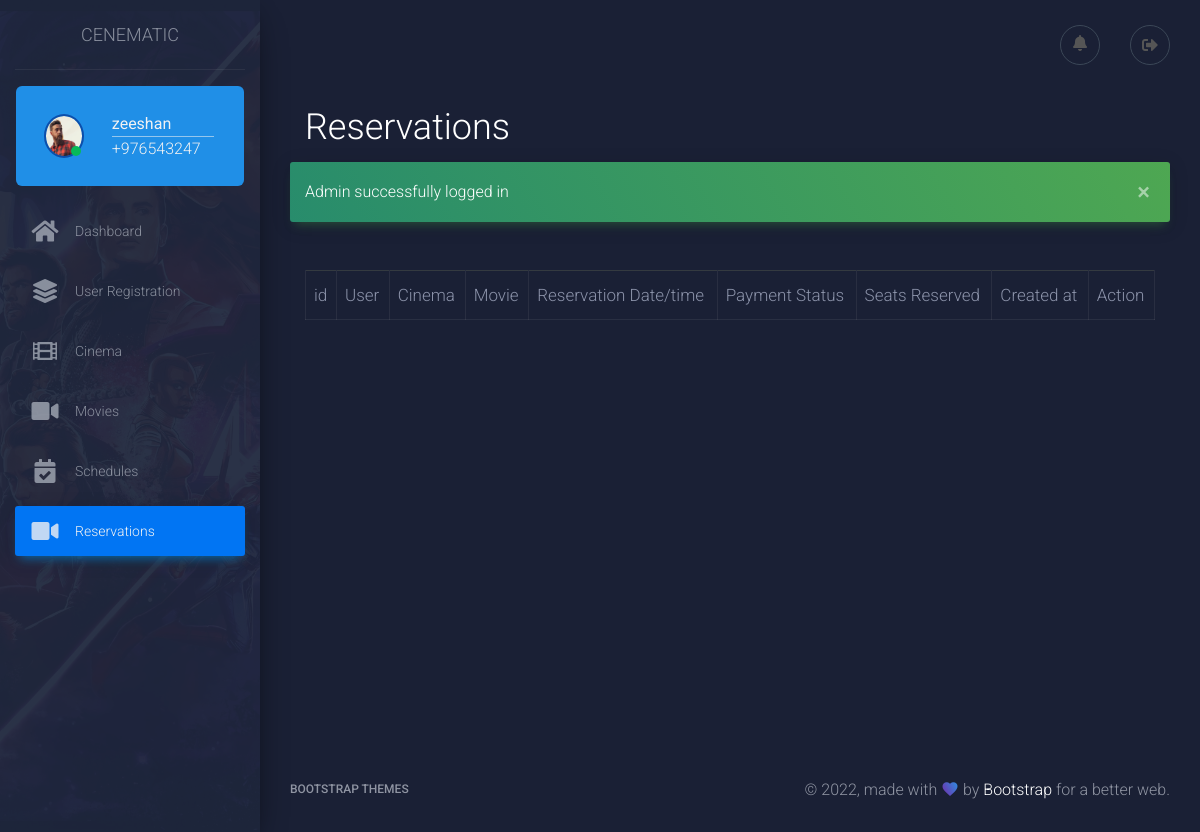
The page /admin/reservation.php (signed in) on the database as committed earlier.
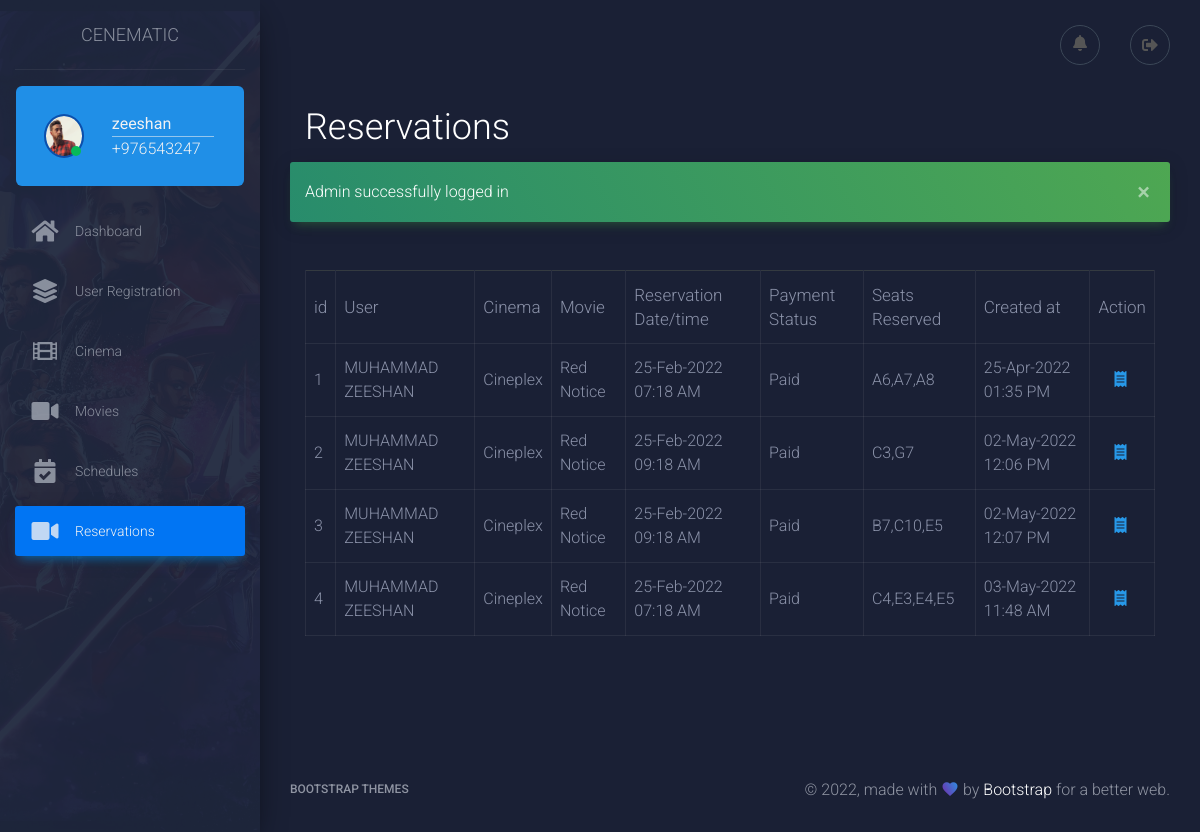
The same page on the database as committed later.
### tables this page shows
CREATE TABLE `reservations` (
  `id` int(11) NOT NULL,
  `user_id` int(11) NOT NULL,
  `movie_id` int(11) NOT NULL,
  `cinema_id` int(11) NOT NULL,
  `play_slot` timestamp NOT NULL,
  `payment_status` tinyint(1) NOT NULL DEFAULT '0',
  `created_at` timestamp NOT NULL
);

CREATE TABLE `users` (
  `id` int(11) NOT NULL,
  `name` text NOT NULL,
  `email` varchar(255) NOT NULL,
  `age` int(11) DEFAULT NULL,
  `gender` text,
  `address` varchar(255) NOT NULL,
  `phone_number` varchar(255) NOT NULL,
  `password` varchar(255) NOT NULL,
  `is_approved` tinyint(1) NOT NULL DEFAULT '0'
);

CREATE TABLE `cinemas` (
  `id` int(11) NOT NULL,
  `name` text,
  `city` text,
  `address` text,
  `seats` int(100) DEFAULT NULL
);

CREATE TABLE `movies` (
  `id` int(11) NOT NULL,
  `name` text NOT NULL,
  `image` varchar(255) NOT NULL,
  `genre` text NOT NULL,
  `imdb_ratings` float NOT NULL DEFAULT '0',
  `is_upcoming` tinyint(1) NOT NULL DEFAULT '0',
  `release_date` date DEFAULT NULL
);

### admin/auth.php (called while the page is built, shortened)
<?php
if(!(isset($_SESSION['admin']))){
    header('Location: ./login.php');
    exit;
}else{
    if(isset($_SESSION['admin'])){
        $admin=unserialize($_SESSION['admin']);
    }else{
        $admin=false;
    }
}
?>

### admin/reservation.php (the view, shortened to what this page needs)
<?php
include "./auth.php";
include __DIR__."./../db.php";
?>
<!doctype html>
<html lang="en">
<head>
    <link rel="stylesheet" href="https://maxcdn.bootstrapcdn.com/font-awesome/latest/css/font-awesome.min.css">
    <link href="../assets/lib/font-awesome-icons/css/all.min.css" rel="stylesheet" />
    <link href="../assets/css/material-dashboard.css?v=2.1.0" rel="stylesheet" />
    <link href="../assets/css/custom.css" type="text/css" rel="stylesheet" />
    <link href="../assets/css/admin.css" type="text/css" rel="stylesheet" />
</head>
<body class="dark-edition">
<div class="wrapper ">
    <div class="sidebar" data-color="primary" data-background-color="black" data-image="./../assets/img/sidebar-5.jpg">
        <?php include "./layout/partials/sidebar.php";?>
    </div>
    <div class="main-panel">
        <?php include "./layout/partials/header.php";?>
        <div class="content">
            <div class="container-fluid">
                <div class="row mx-0">
                    <div class="col-12 text-white">
                        <h2>Reservations</h2>
                    </div>
                </div>
                <?php
                if(isset($_SESSION['messages'])){
                    $msgs = unserialize($_SESSION['messages']);
                    foreach($msgs as $msg){
                        ?>
                        <p class="alert alert-success alert-dismissible fade show"><?php echo $msg ?>
                            <button type="button" class="close" data-dismiss="alert" aria-label="Close">
                                <span aria-hidden="true">&times;</span>
                            </button></p>
                    <?php }}
                ?>
                <?php
                $sql="SELECT  reservations.id, payment_status, play_slot, created_at, GROUP_CONCAT(seats.row,seats.number) as seat_name, users.name as user_name, cinemas.name as cinema_name, movies.name as movie_name FROM `reservations`
                        INNER JOIN `movies` ON reservations.movie_id=movies.id  INNER JOIN `cinemas` ON reservations.cinema_id=cinemas.id INNER JOIN `users` ON reservations.user_id=users.id
                         INNER JOIN `seats_reserved` ON reservations.id=seats_reserved.reservation_id INNER JOIN `seats` ON seats_reserved.seat_id=seats.id GROUP BY reservations.id, payment_status, play_slot, created_at,  users.name, cinemas.name, movies.name";
                $result=$conn->query($sql);
                    ?>
                <div class="row m-0 mt-5">
                    <div class="col-12">
                        <table class="table table-responsive-sm table-bordered">
                            <thead >
                            <tr class="border-top  border-dark">
                                <th>id</th>
                                <th>User</th>
                                <th>Cinema</th>
                                <th>Movie</th>
                                <th>Reservation Date/time</th>
                                <th>Payment Status</th>
                                <th>Seats Reserved</th>
                                <th>Created at</th>
                                <th>Action</th>
                            </tr>
                            </thead>
                            <tbody>
                            <?php
                            while($reservation=$result->fetch_object()){
                                ?>
                                <tr>
                                    <td><?php echo $reservation->id ?></td>
                                    <td><?php echo $reservation->user_name ?></td>
                                    <td><?php echo $reservation->cinema_name ?></td>
                                    <td><?php echo $reservation->movie_name ?> </td>
                                    <td><?php echo date("d-M-Y\ h:i A",strtotime($reservation->play_slot)) ?> </td>
                                    <td><?php echo $reservation->payment_status?"Paid":"pending" ?> </td>
                                    <td><?php echo $reservation->seat_name ?> </td>
                                    <td><?php echo date("d-M-Y\ h:i A",strtotime($reservation->created_at)) ?> </td>
                                    <td>
                                        <a href="#"  class="mx-3 text-primary" data-toggle="modal" data-target="#ticketModal-<?php echo $reservation->id ?>"><i class="fa fa-receipt"></i></a>
                                    </td>
                                </tr>
                                <?php
                            }
                            ?>
                            </tbody>
                        </table>
                    </div>
                </div>
            </div>
        </div>
        <?php include "./layout/partials/footer.php";?>
    </div>
</div>
</body>
</html>

### admin/layout/partials/sidebar.php
<?php
include __DIR__."./../../auth.php";
?>
<div class="logo">
                <a href="http://www.creative-tim.com" class="simple-text logo-normal">
                    Cenematic
                    </a>
            </div>
            <div class="sidebar-wrapper">
                <div class="m-3 rounded profile-card text-white bg-primary text-left">
                    <div class="row m-0">
                        <div class="col-4">
                            <figure class="m-0 user-img online">
                            <img src="./../assets/img/faces/card-profile1-square.jpg" class="img-fluid user-img" alt="image here" >
                        </figure>
                        </div>
                        <div class="col-8">
                            <b>
                                <?php
                                if(!$admin){
                                    echo "Guest";
                                }else{
                                    echo  $admin['name'];
                                }
                                ?>
                            </b>
                   <span class="seperator"></span>
                            <span>+976543247</span>
                        </div>
                    </div>
                </div>
                <ul class="nav" id="nav">
                    <li class="nav-item ">
                        <a class="nav-link" href="javascript:void();">
                            <i class="fa fa-home"></i>
                            <p>Dashboard</p>
                        </a>
                    </li>
                    <li class="nav-item">
                        <a class="nav-link " href="user-registration.php">
                            <i class="fa fa-layer-group"></i>
                            <p>User Registration</p>
                        </a>
                    </li>
                    <li class="nav-item">
                        <a class="nav-link " href="cinema.php">
                            <i class="fa fa-film"></i>
                            <p>Cinema</p>
                        </a>
                    </li>
                    <li class="nav-item">
                        <a class="nav-link " href="movie.php">
                            <i class="fa fa-video"></i>
                            <p>Movies</p>
                        </a>
                    </li>
                    <li class="nav-item">
                        <a class="nav-link " href="schedule.php">
                            <i class="fa fa-calendar-check"></i>
                            <p>Schedules</p>
                        </a>
                    </li>
                    <li class="nav-item">
                        <a class="nav-link " href="reservation.php">
                            <i class="fa fa-video"></i>
                            <p>Reservations</p>
                        </a>
                    </li>
                </ul>
            </div>

### admin/layout/partials/header.php (shortened to what this page needs)
<nav class="navbar navbar-expand-lg navbar-transparent navbar-absolute fixed-top ">
    <div class="container-fluid">
        <div class="d-inline justify-content-end">
            <ul class="navbar-nav navbar-expand-md">
                <div class=" d-none d-md-none d-sm-none d-lg-flex">
                    <li class="nav-item">
                        <a class="nav-link" href="javascript:void(0)">
                                    <span class="rounded-circle-fa-icon">
                                        <i class="fa fa-bell"></i></span>
                        </a>
                    </li>
                    <li class="nav-item">
                        <a class="nav-link" href="functions/logout.php">
                                    <span class="rounded-circle-fa-icon">
                                        <i class="fas fa-sign-out-alt"></i></span>
                        </a>
                    </li>
                </div>
        </div>
    </div>
</nav>

### admin/layout/partials/footer.php (shortened to what this page needs)
<footer class="footer">
                <div class="container-fluid">
                    <nav class="float-left">
                        <ul>
                            <li>
                                <a href="#">
                                   Bootstrap themes
                                    </a>
                            </li>
                        </ul>
                    </nav>
                    <div class="copyright float-right">
                        &copy;
                        , made with <i class="material-icons">favorite</i> by
                        <a href="#" target="_blank">Bootstrap</a> for a better web.
                    </div>
                </div>
            </footer>

### assets/css/custom.css (style rules this page uses)
.rounded-circle-fa-icon { display:flex; justify-content: center; align-items: center; width:40px; height: 40px; border: 1px solid #3C4858; border-radius: 50%; }
.rounded-circle-fa-icon i { margin:0px!important; top:-2px!important; font-size:1rem!important; }
.sidebar .sidebar-wrapper .profile-card { height: 100px; display: flex; flex-direction: row; justify-content: center; }
.sidebar .sidebar-wrapper .profile-card .col-8 { display: flex; flex-direction:column; justify-content: center; }
.sidebar .sidebar-wrapper .profile-card .col-4 { display:flex; flex-direction: column; align-items: center; justify-content: center; }
.sidebar .sidebar-wrapper .profile-card .col-4 .user-img img { width:50px; height: 40px; border-radius: 50%; outline:2px solid rgba(1, 47, 146, 0.651) }
.sidebar .sidebar-wrapper .profile-card .col-4 .user-img { position: relative; }
.sidebar .sidebar-wrapper .profile-card .col-4 .user-img.online::after { content:''; height: 10px; width: 10px; background-color: rgb(7, 196, 92); border-radius: 50%; display: inline-block; position: absolute; bottom:0; left:70%; }
.seperator { width:100%; border-top:1px solid rgba(255, 255, 255, 0.562); }

Rows that differ between the two databases and show on the page:
added reservations: id "1", user.name "MUHAMMAD ZEESHAN", cinema.name "Cineplex", movie.name "Red Notice", play_slot "25-Feb-2022 07:18 AM", payment_status "Paid", seat_name "A6,A7,A8", created_at "25-Apr-2022 01:35 PM"
added reservations: id "2", user.name "MUHAMMAD ZEESHAN", cinema.name "Cineplex", movie.name "Red Notice", play_slot "25-Feb-2022 09:18 AM", payment_status "Paid", seat_name "C3,G7", created_at "02-May-2022 12:06 PM"
added reservations: id "3", user.name "MUHAMMAD ZEESHAN", cinema.name "Cineplex", movie.name "Red Notice", play_slot "25-Feb-2022 09:18 AM", payment_status "Paid", seat_name "B7,C10,E5", created_at "02-May-2022 12:07 PM"
added reservations: id "4", user.name "MUHAMMAD ZEESHAN", cinema.name "Cineplex", movie.name "Red Notice", play_slot "25-Feb-2022 07:18 AM", payment_status "Paid", seat_name "C4,E3,E4,E5", created_at "03-May-2022 11:48 AM"
